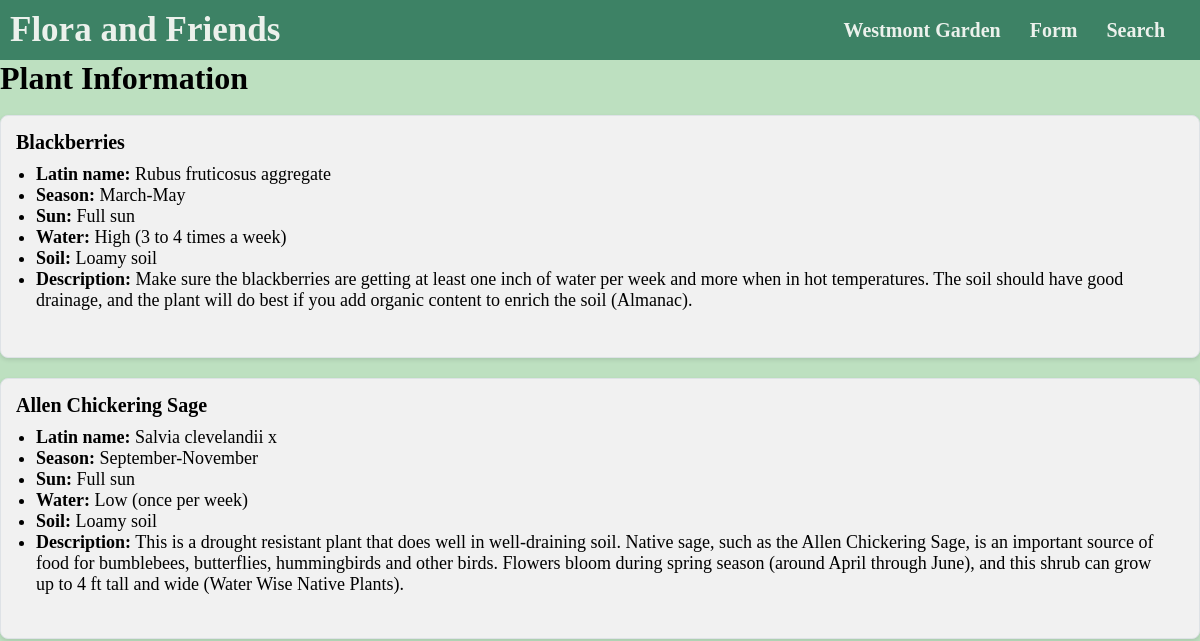
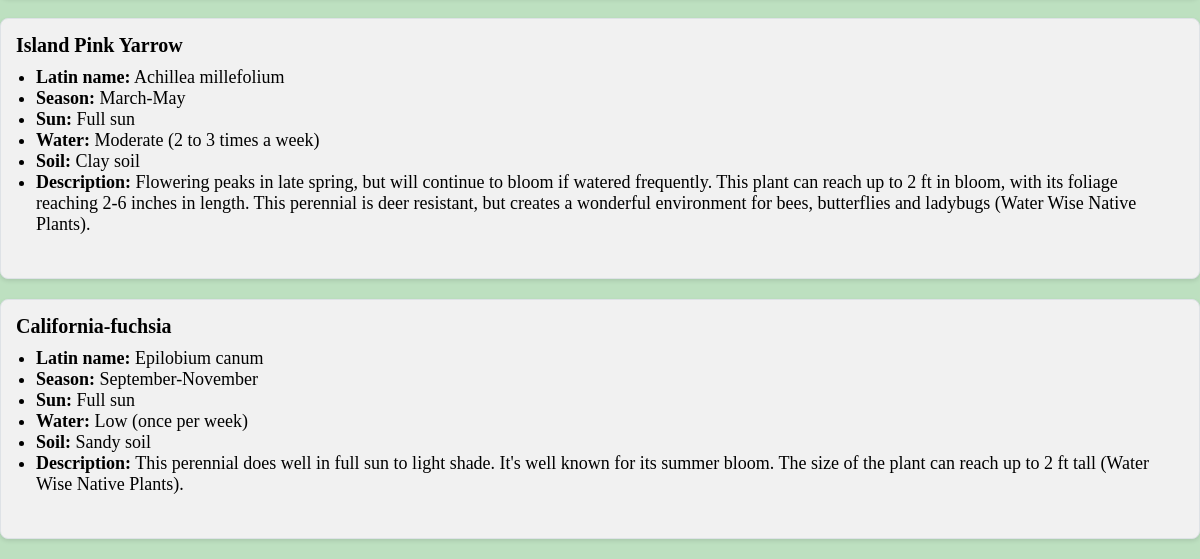
Before: /plant_info_base/ with the older database file (2 pictures, top to bottom).
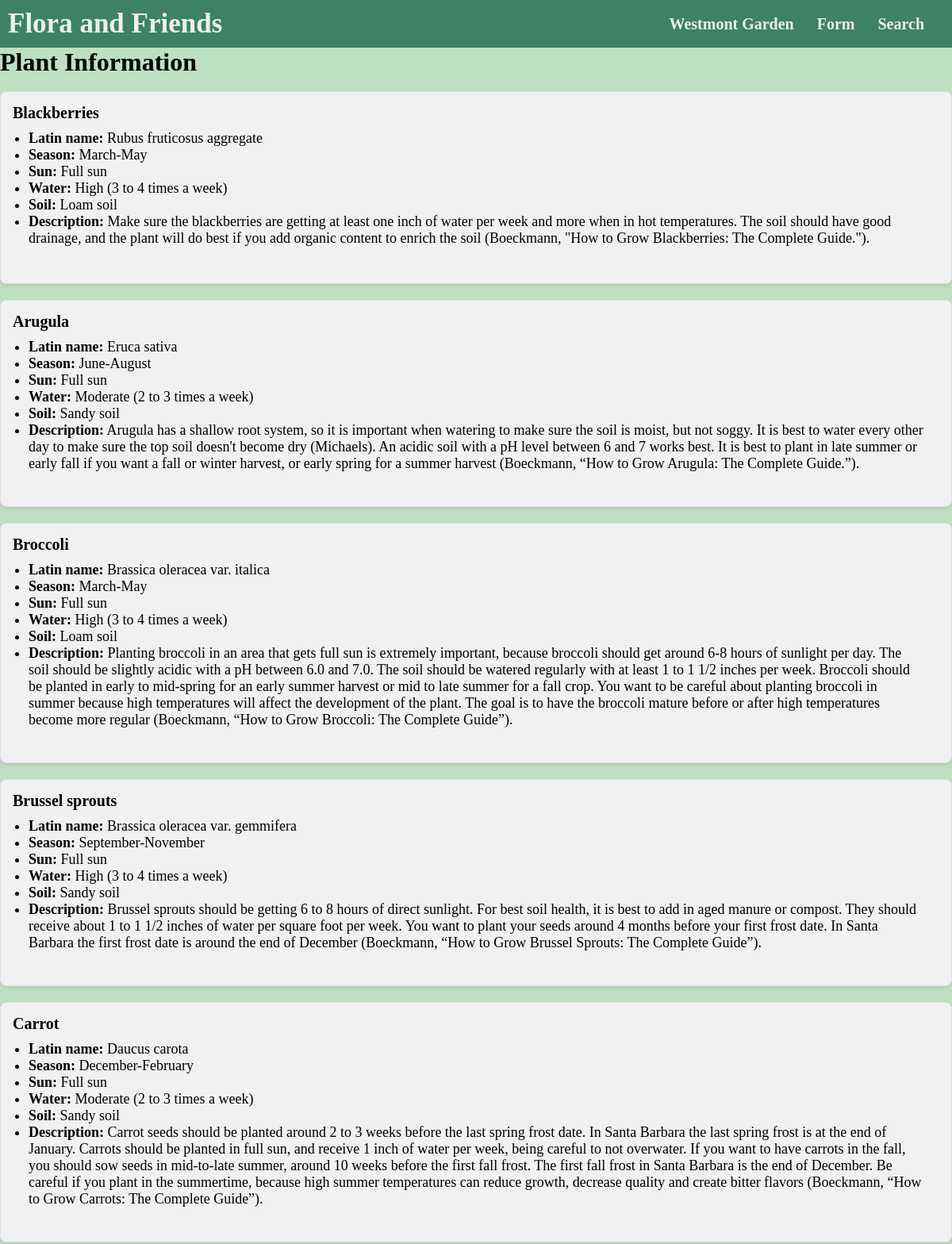
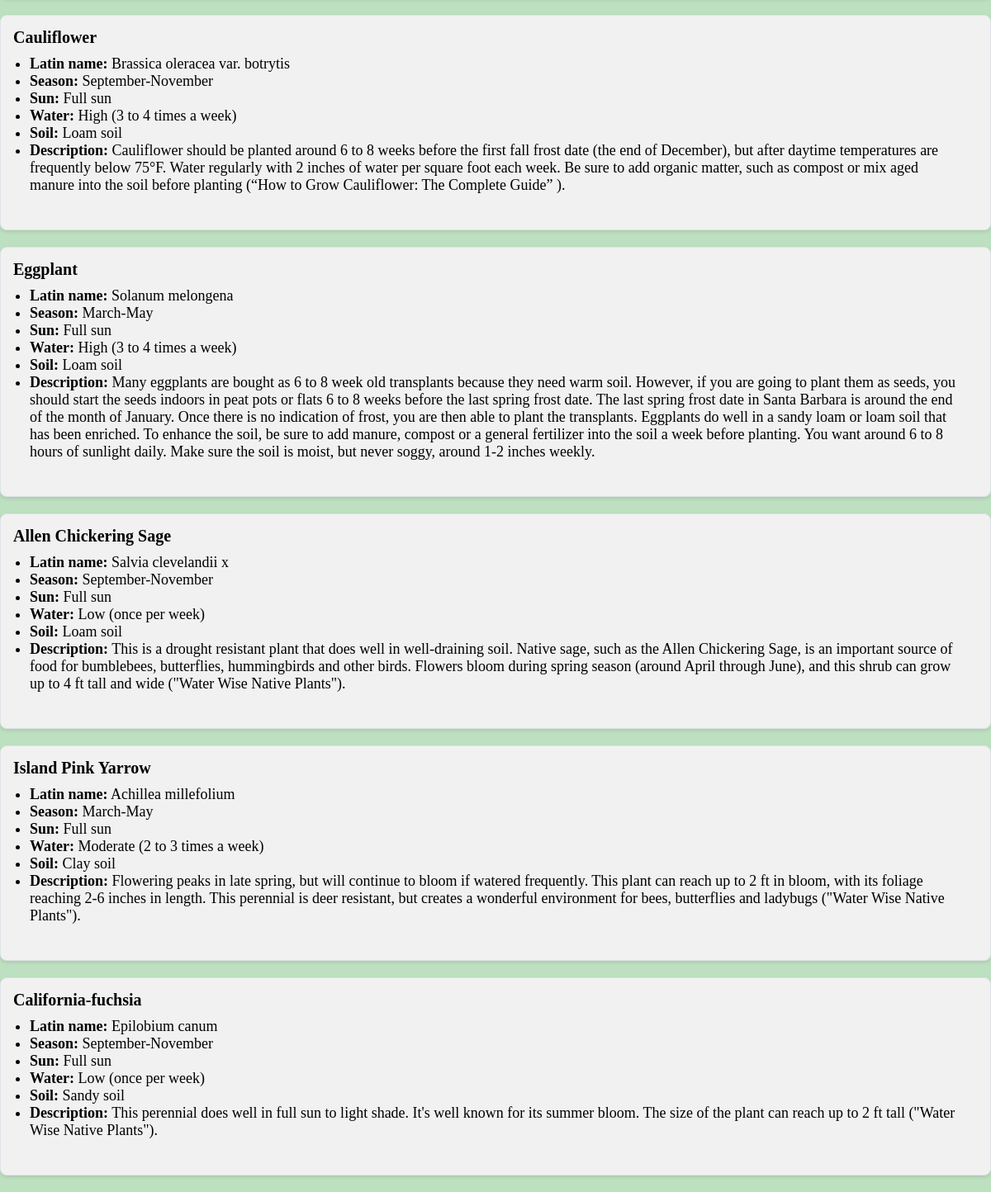
After: the same page with the newer database file (2 pictures, top to bottom).
### newApp/models.py (models this page shows)
class Fruit(models.Model):
    name = models.CharField('Fruit name', max_length=200)
    latin_name = models.CharField('Latin name', max_length=200)
    season = models.CharField(max_length=120)
    sun = models.CharField(max_length=120, blank=True)
    water = models.CharField(max_length=120)
    soil = models.CharField(max_length=120)
    description = models.TextField(blank=True)
    def __str__(self):
        return self.name

class Plant(models.Model):
    name = models.CharField('Plant name', max_length=200)
    latin_name = models.CharField('Latin name', max_length=200)
    season = models.CharField(max_length=120)
    sun = models.CharField(max_length=120, blank=True)
    water = models.CharField(max_length=120)
    soil = models.CharField(max_length=120)
    description = models.TextField(blank=True)
    def __str__(self):
        return self.name

class Vegetable(models.Model):
    name = models.CharField('Vegetable name', max_length=200)
    latin_name = models.CharField('Latin name', max_length=200)
    season = models.CharField(max_length=120)
    sun = models.CharField(max_length=120, blank=True)
    water = models.CharField(max_length=120)
    soil = models.CharField(max_length=120)
    description = models.TextField(blank=True)
    def __str__(self):
        return self.name

### newApp/views.py (the view)
# urls.py: path('plant_info_base/', views.plant_info_base, name='plant_info_base'),
def plant_info_base(request):
    fruit_list = Fruit.objects.all()
    veg_list = Vegetable.objects.all()
    plant_list = Plant.objects.all()
    return render(request, 'newApp/plant_info_base.html', {'fruit_list': fruit_list, 'veg_list': veg_list, 'plant_list': plant_list})

### newApp/templates/newApp/plant_info_base.html (shortened to what this page needs)
<!DOCTYPE html>
<html lang="en">
<head>
</head>
<body>
    <nav class="navbar">
        <div class="navdiv">
            <div class = "logo"><a href="{% url 'index' %}">Flora and Friends</a></div>
            <ul>
                <li><a href="{% url 'garden' %}">Westmont Garden</a></li>
                <li><a href="https://docs.google.com/forms/d/e/1FAIpQLSdIb8ELM0L_m_T9loALpiSHbyGhSgu2G7BoaA82Saj-4VVn3A/viewform?usp=sf_link">Form</a></li>
                <li><a href="{% url 'plant_info_base' %}">Search</a></li>
            </ul>
        </div>
    </nav>
<div class="containter">
    <h1>Plant Information</h1>
<br>
    {% for fruit in fruit_list %}
    <div class="card">
            <div class="card-body">
    <b style="font-size: 20px;">{{fruit}}</b>
    <ul>
    <li><strong>Latin name:</strong> {{fruit.latin_name}}</li>
    <li><strong>Season:</strong> {{fruit.season}}</li>
    <li><strong>Sun:</strong> {{fruit.sun}}</li>
    <li><strong>Water:</strong> {{fruit.water}}</li>
    <li><strong>Soil:</strong> {{fruit.soil}}</li>
    <li><strong>Description:</strong> {{fruit.description}}</li>
        <br>
        </ul>
            </div>
        </div>
    {% endfor %}
    {% for veg in veg_list %}
     <div class="card">
            <div class="card-body">
    <b style="font-size: 20px;">{{veg}}</b>
    <ul>
    <li><strong>Latin name:</strong> {{veg.latin_name}}</li>
    <li><strong>Season:</strong> {{veg.season}}</li>
    <li><strong>Sun:</strong> {{veg.sun}}</li>
    <li><strong>Water:</strong> {{veg.water}}</li>
    <li><strong>Soil:</strong> {{veg.soil}}</li>
    <li><strong>Description:</strong> {{veg.description}}</li>
        </ul>
    <br>
                </div>
         </div>
    {% endfor %}
    {% for plant in plant_list %}
     <div class="card">
            <div class="card-body">
    <b style="font-size: 20px;">{{plant}}</b>
    <ul>
    <li><strong>Latin name:</strong> {{plant.latin_name}}</li>
    <li><strong>Season:</strong> {{plant.season}}</li>
    <li><strong>Sun:</strong> {{plant.sun}}</li>
    <li><strong>Water:</strong> {{plant.water}}</li>
    <li><strong>Soil:</strong> {{plant.soil}}</li>
    <li><strong>Description:</strong> {{plant.description}}</li>
        </ul>
    <br>
                </div>
         </div>
    {% endfor %}
</div>
</body>
</html>

### newApp/templates/newApp/plant_info_base.html (style rules this page uses)
* { text-decoration: none; margin: 0; padding: 0; }
body { background-color: #bde0c0; margin: 0; }
.card { margin-bottom: 20px; background-color: #f1f1f1; border: 1px solid #dee2e6; border-radius: 8px; box-shadow: 0 2px 4px rgba(0, 0, 0, 0.1); }
.card-body { padding: 15px; }
.navbar { background-color: #3d8265; font-family: Georgia; width: 100%; }
.navdiv { display: flex; align-items: center; justify-content: space-between; padding: 10px; }
.logo a { font-size: 35px; font-weight: 600; color: #ecf1ec; }
.navbar li { list-style: none; display: inline-block; }
li a { color: #ecf1ec; font-size: 20px; font-weight: bold; margin-right: 25px }
.containter ul { list-style-type: disc; font-size: 18px; padding-left: 20px; padding-right: 20px; padding-bottom: 10px; padding-top: 10px; }

Changed rows visible on the page:
changed Fruit "Blackberries": soil "Loamy soil" → "Loam soil"; description "…to enrich the soil (Almanac)." → "…to enrich the soil (Boeckmann, \"How to Grow Blackberries: The Complete Guide.\")."
added Vegetable: name "Arugula", latin_name "Eruca sativa", season "June-August", sun "Full sun", water "Moderate (2 to 3 times a week)", soil "Sandy soil", description "Arugula has a shallow root system, so it is important when watering to make sure the soil is moist, but not soggy. It is best to water every other day to make sure the top soil doesn't become dry (Michaels). An acidic soil with a pH level between 6 and 7 works best. It is best to plant in late summer or early fall if you want a fall or winter harvest, or early spring for a summer harvest (Boeckmann, “How to Grow Arugula: The Complete Guide.”)."
added Vegetable: name "Broccoli", latin_name "Brassica oleracea var. italica", season "March-May", sun "Full sun", water "High (3 to 4 times a week)", soil "Loam soil", description "Planting broccoli in an area that gets full sun is extremely important, because broccoli should get around 6-8 hours of sunlight per day. The soil should be slightly acidic with a pH between 6.0 and 7.0. The soil should be watered regularly with at least 1 to 1 1/2 inches per week. Broccoli should be planted in early to mid-spring for an early summer harvest or mid to late summer for a fall crop. You want to be careful about planting broccoli in summer because high temperatures will affect the development of the plant. The goal is to have the broccoli mature before or after high temperatures become more regular (Boeckmann, “How to Grow Broccoli: The Complete Guide”)."
added Vegetable: name "Brussel sprouts", latin_name "Brassica oleracea var. gemmifera", season "September-November", sun "Full sun", water "High (3 to 4 times a week)", soil "Sandy soil", description "Brussel sprouts should be getting 6 to 8 hours of direct sunlight. For best soil health, it is best to add in aged manure or compost. They should receive about 1 to 1 1/2 inches of water per square foot per week. You want to plant your seeds around 4 months before your first frost date. In Santa Barbara the first frost date is around the end of December (Boeckmann, “How to Grow Brussel Sprouts: The Complete Guide”)."
added Vegetable: name "Carrot", latin_name "Daucus carota", season "December-February", sun "Full sun", water "Moderate (2 to 3 times a week)", soil "Sandy soil", description "Carrot seeds should be planted around 2 to 3 weeks before the last spring frost date. In Santa Barbara the last spring frost is at the end of January. Carrots should be planted in full sun, and receive 1 inch of water per week, being careful to not overwater. If you want to have carrots in the fall, you should sow seeds in mid-to-late summer, around 10 weeks before the first fall frost. The first fall frost in Santa Barbara is the end of December. Be careful if you plant in the summertime, because high summer temperatures can reduce growth, decrease quality and create bitter flavors (Boeckmann, “How to Grow Carrots: The Complete Guide”)."
added Vegetable: name "Cauliflower", latin_name "Brassica oleracea var. botrytis", season "September-November", sun "Full sun", water "High (3 to 4 times a week)", soil "Loam soil", description "Cauliflower should be planted around 6 to 8 weeks before the first fall frost date (the end of December), but after daytime temperatures are frequently below 75°F. Water regularly with 2 inches of water per square foot each week. Be sure to add organic matter, such as compost or mix aged manure into the soil before planting (“How to Grow Cauliflower: The Complete Guide” )."
added Vegetable: name "Eggplant", latin_name "Solanum melongena", season "March-May", sun "Full sun", water "High (3 to 4 times a week)", soil "Loam soil", description "Many eggplants are bought as 6 to 8 week old transplants because they need warm soil. However, if you are going to plant them as seeds, you should start the seeds indoors in peat pots or flats 6 to 8 weeks before the last spring frost date. The last spring frost date in Santa Barbara is around the end of the month of January. Once there is no indication of frost, you are then able to plant the transplants. Eggplants do well in a sandy loam or loam soil that has been enriched. To enhance the soil, be sure to add manure, compost or a general fertilizer into the soil a week before planting. You want around 6 to 8 hours of sunlight daily. Make sure the soil is moist, but never soggy, around 1-2…"
changed Plant "Allen Chickering Sage": soil "Loamy soil" → "Loam soil"; description "…ft tall and wide (Water Wise Native Plants)." → "…ft tall and wide (\"Water Wise Native Plants\")."
changed Plant "Island Pink Yarrow": description "…bees, butterflies and ladybugs (Water Wise Native Plants)." → "…bees, butterflies and ladybugs (\"Water Wise Native Plants\")."
changed Plant "California-fuchsia": description "…to 2 ft tall (Water Wise Native Plants)." → "…to 2 ft tall (\"Water Wise Native Plants\")."
